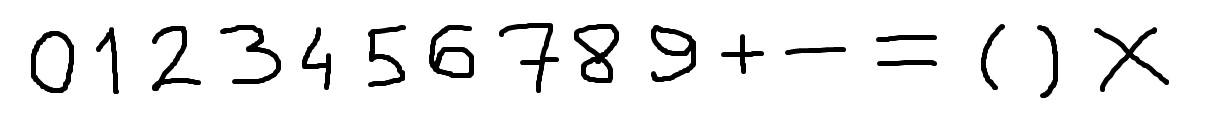
#> input picture v4/images/train.jpg, 1206 x 123 px, found by its file name
$ python v4-reseno1.py   (Python 2 division)   (older library calls are emulated)
#> lines starting #> are read from the running program, lines starting #| are printed output that depends on the picture; after the words box and inside, x2 and y2 are one past the last pixel; in counts of white or black regions, pixels touching at a corner belong together

# coding: utf-8

# In[96]:

#import potrebnih biblioteka
get_ipython().magic(u'matplotlib inline')
import cv2
import collections
import numpy as np
import scipy as sc
import matplotlib.pyplot as plt
from scipy.spatial import distance

# k-means
from sklearn.cluster import KMeans

# keras
from keras.models import Sequential
from keras.layers.core import Dense,Activation
from keras.optimizers import SGD

import matplotlib.pylab as pylab
pylab.rcParams['figure.figsize'] = 16, 12 # za prikaz većih slika i plotova, zakomentarisati ako nije potrebno


# In[97]:

#Funkcionalnost implementirana u V1
def load_image(path):
#> called with path = 'images/train.jpg'
    return cv2.cvtColor(cv2.imread(path), cv2.COLOR_BGR2RGB)
#> returned value is the input picture: shape (123, 1206, 3); min 0, max 255, mean 236.7
def image_gray(image):
    return cv2.cvtColor(image, cv2.COLOR_RGB2GRAY)
#> returned value: shape (123, 1206)
def image_bin(image_gs):
    ret,image_bin = cv2.threshold(image_gs, 127, 255, cv2.THRESH_BINARY)
    return image_bin
def image_bin_adaptive(image_gs):
    image_bin = cv2.adaptiveThreshold(image_gs, 255, cv2.ADAPTIVE_THRESH_MEAN_C, cv2.THRESH_BINARY, 35, 10)
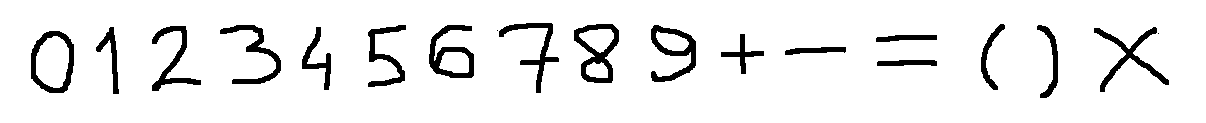
#> image_bin: shape (123, 1206); 92.5% white; 19 black regions (2 under 20 px), largest, box (x1, y1, x2, y2) and area: (574, 24, 619, 83) 1012, (1094, 27, 1169, 92) 941, (429, 25, 474, 78) 937
    return image_bin
def invert(image):
    return 255-image
# [5 lines left out: function display_image, not called in this run]
def dilate(image):
    kernel = np.ones((3,3)) # strukturni element 3x3 blok
    return cv2.dilate(image, kernel, iterations=1)
def erode(image):
    kernel = np.ones((3,3)) # strukturni element 3x3 blok
    return cv2.erode(image, kernel, iterations=1)

#Funkcionalnost implementirana u V2
def resize_region(region):
    resized = cv2.resize(region,(28,28), interpolation = cv2.INTER_NEAREST)
    return resized
def scale_to_range(image):
    return image / 255
def matrix_to_vector(image):
    return image.flatten()
# [5 lines left out: function prepare_for_ann, not called in this run]
def convert_output(outputs):
    return np.eye(len(outputs))
def winner(output):
    return max(enumerate(output), key=lambda x: x[1])[0]

def remove_noise(binary_image):
    ret_val = erode(binary_image)
#> in erode, `kernel = np.ones((3,3))`: kernel = [[1, 1, 1], [1, 1, 1], [1, 1, 1]]
#> in erode, `return cv2.erode(image, kernel, iterations=1)`:
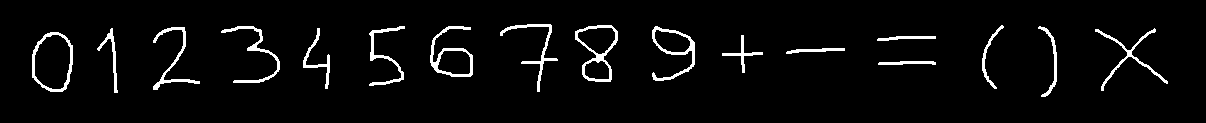
#> returned value: shape (123, 1206); 4.2% white; 17 white regions
    return ret_val


# In[98]:

# Uklanjanje šuma
img_train = load_image('images/train.jpg')
img_train_bin = remove_noise(invert(image_bin_adaptive(image_gray(img_train))))
#display_image(img_train_bin)


# In[99]:

# TODO 2
def merge_regions(contours):
    '''Funkcija koja vrši spajanje kukica i kvačica sa osnovnim karakterima
    Args:
        contours: skup svih kontura (kontura - niz tacaka bele boje)
    Return:
        ret_val: skup kontura sa spojenim kukicama i kvacicama'''
    ret_val = []
    merged_index = [] #lista indeksa kontura koje su već spojene sa nekim

    for i,contour1 in enumerate(contours): #slova
        if i in merged_index:
            continue
        min_x1 = min(contour1[:,0])
        max_x1 = max(contour1[:,0])
        min_y1 = min(contour1[:,1])
        max_y1 = max(contour1[:,1])
        for j,contour2 in enumerate(contours): #kukice
            if j in merged_index or i == j:
                continue
            min_x2 = min(contour2[:,0])
            max_x2 = max(contour2[:,0])
            min_y2 = min(contour2[:,1])
            max_y2 = max(contour2[:,1])

            #TODO 2 - izvršiti spajanje kukica iznad slova
            #spajanje dva niza je moguće obaviti funkcijom np.concatenate((contour1,contour2))


            if (min_y1-max_y2)<max(max_y1-min_y1,max_y2-min_y2)/2             and (min_x2>min_x1-5 and max_x2<max_x1+5):
                #spajanje kontura
                ret_val.append(np.concatenate((contour1,contour2)))
                merged_index.append(i)
                merged_index.append(j)


    #svi regioni koji se nisu ni sa kim spojili idu u listu kontura, bez spajanja
    for idx,contour in enumerate(contours):
        if idx not in merged_index:
            ret_val.append(contour)

    return ret_val


# In[100]:

def rotate_regions(contours,angles,centers,sizes):
    '''Funkcija koja vrši rotiranje regiona oko njihovih centralnih tačaka
    Args:
        contours: skup svih kontura [kontura1, kontura2, ..., konturaN]
        angles:   skup svih uglova nagiba kontura [nagib1, nagib2, ..., nagibN]
        centers:  skup svih centara minimalnih pravougaonika koji su opisani
                  oko kontura [centar1, centar2, ..., centarN]
        sizes:    skup parova (height,width) koji predstavljaju duzine stranica minimalnog
                  pravougaonika koji je opisan oko konture [(h1,w1), (h2,w2), ...,(hN,wN)]
    Return:
        ret_val: rotirane konture'''
    ret_val = []
    for idx, contour in enumerate(contours):

        angle = angles[idx]
        cx,cy = centers[idx]
        height, width = sizes[idx]
        if width<height:
            angle+=90

        # Rotiranje svake tačke regiona oko centra rotacije
        alpha = np.pi/2 - abs(np.radians(angle))
        region_points_rotated = np.ndarray((len(contour), 2), dtype=np.int16)
        for i, point in enumerate(contour):
            x = point[0]
            y = point[1]

            #TODO 1 - izračunati koordinate tačke nakon rotacije
            rx = np.sin(alpha)*(x-cx) - np.cos(alpha)*(y-cy) + cx
            ry = np.cos(alpha)*(x-cx) + np.sin(alpha)*(y-cy) + cy


            region_points_rotated[i] = [rx,ry]
        ret_val.append(region_points_rotated)


    return ret_val


# In[101]:

# TODO 3
def select_roi(image_orig, image_bin):

    img, contours_borders, hierarchy = cv2.findContours(image_bin.copy(), cv2.RETR_EXTERNAL, cv2.CHAIN_APPROX_NONE)
#> contours_borders = 17 contours; largest, box (x1, y1, x2, y2) and area: (32, 32, 73, 92) 1938, (575, 25, 618, 82) 1505, (430, 26, 473, 77) 1052, (652, 26, 695, 81) 953, (1095, 28, 1168, 91) 326

    contours = []
    contour_angles = []
    contour_centers = []
    contour_sizes = []
    for contour in contours_borders:
        center, size, angle = cv2.minAreaRect(contour)
        xt,yt,h,w = cv2.boundingRect(contour)


        region_points = []
        for i in range (xt,xt+h):
            for j in range(yt,yt+w):
                dist = cv2.pointPolygonTest(contour,(i,j),False)
                if dist>=0 and image_bin[j,i]==255: # da li se tacka nalazi unutar konture?
                    region_points.append([i,j])
        contour_centers.append(center)
        contour_angles.append(angle)
        contour_sizes.append(size)
        contours.append(region_points)
#> this loop made 17 passes
#> (center, size, angle, xt, yt, h, w) on passes 1 to 12: ((906.5, 62.5), (3, 57), -90, 878, 61, 58, 4), ((815, 49.79), (58.19, 3.71), -3.24, 786, 48, 59, 6), ((906, 37.41), (58.12, 3.66), -2.44, 877, 36, 59, 5), ((742, 53.5), (28.91, 30.48), -48.18, 722, 35, 41, 38), ((52, 61.5), (59, 40), -90, 32, 32, 41, 60), ((1131, 56.24), (66.57, 61.5), -5.81, 1095, 28, 73, 63), ((316, 58), (60, 26), -90, 303, 28, 27, 61), ((107.2, 60.76), (17.67, 64.27), -6.34, 97, 28, 21, 65), ((172, 56.86), (46.67, 59.4), -8.13, 153, 27, 47, 63), ((1047.9, 60.74), (16.92, 70.2), -2.53, 1038, 26, 19, 71), ((673, 53), (54, 42), -90, 652, 26, 43, 55), ((451, 51), (50, 42), -90, 430, 26, 43, 51)
#> after the loop, contour_angles = [-90, -3.24, -2.44, -48.18, -90, -5.81, -90, -6.34, -8.13, -2.53, -90, -90, -90, -13.5, -83.45, -90, -33.45]; contour_centers = [(906.5, 62.5), (815, 49.79), (906, 37.41), (742, 53.5), (52, 61.5), (1131, 56.24), (316, 58), (107.2, 60.76), (172, 56.86), (1047.9, 60.74), (673, 53), (451, 51), (386.5, 55.5), (251.6, 53.08), (991, 55.7), (596, 53), (538, 48.93)]; contour_sizes = [(3, 57), (58.19, 3.71), (58.12, 3.66), (28.91, 30.48), (59, 40), (66.57, 61.5), (60, 26), (17.67, 64.27), (46.67, 59.4), (16.92, 70.2), (54, 42), (50, 42), (59, 35), (49.63, 59.7), (63.5, 17.33), (56, 42), (48.06, 71.31)]; contours = 17 items

    #Postavljanje kontura u vertikalan polozaj
    contours = rotate_regions(contours, contour_angles, contour_centers, contour_sizes)
#> the loop in rotate_regions, `for idx, contour in enumerate(contours): ` made 17 passes
#> (angle, cx, cy, height, width, alpha) on passes 1 to 12: (-90, 906.5, 62.5, 3, 57, 0), (86.76, 815, 49.79, 58.19, 3.71, 0.0565), (87.56, 906, 37.41, 58.12, 3.66, 0.0425), (-48.18, 742, 53.5, 28.91, 30.48, 0.73), (0, 52, 61.5, 59, 40, 1.57), (84.19, 1131, 56.24, 66.57, 61.5, 0.101), (0, 316, 58, 60, 26, 1.57), (-6.34, 107.2, 60.76, 17.67, 64.27, 1.46), (-8.13, 172, 56.86, 46.67, 59.4, 1.43), (-2.53, 1047.9, 60.74, 16.92, 70.2, 1.53), (0, 673, 53, 54, 42, 1.57), (0, 451, 51, 50, 42, 1.57)

    #spajanje kukica i kvacica
    contours = merge_regions(contours)
#> the loop in merge_regions, `for i,contour1 in enumerate(contours):` made 17 passes
#> (min_x1, max_x1, min_y1, max_y1) on passes 1, 2, 4, 5, 6, 7, 8, 9, 10, 11, 12, 13: (905, 908, 34, 91), (810, 818, 20, 78), (727, 756, 38, 68), (32, 72, 32, 91), (1094, 1161, 17, 94), (303, 329, 28, 88), (98, 116, 28, 92), (148, 195, 27, 86), (1039, 1056, 25, 95), (652, 694, 26, 80), (430, 472, 26, 76), (369, 404, 26, 85)
#> after the loop in merge_regions, `for i,contour1 in enumerate(contours):`: merged_index = [0, 2]; ret_val = 1 item
#> the loop in merge_regions, `for idx,contour in enumerate(contours):` made 17 passes
#> after the loop in merge_regions, `for idx,contour in enumerate(contours):`: ret_val = 16 items
#> contours = 16 items

    regions_dict = {}
    for contour in contours:

        min_x = min(contour[:,0])
        max_x = max(contour[:,0])
        min_y = min(contour[:,1])
        max_y = max(contour[:,1])

        region = np.zeros((max_y-min_y+1,max_x-min_x+1), dtype=np.int16)
        for point in contour:
            x = point[0]
            y = point[1]

             # TODO 3 - koordinate tacaka regiona prebaciti u relativne koordinate
            '''Pretpostavimo da gornja leva tačka regiona ima apsolutne koordinate (100,100).
            Ako uzmemo tačku sa koordinatama unutar regiona, recimo (105,105), nakon
            prebacivanja u relativne koordinate tačka bi trebala imati koorinate (5,5) unutar
            samog regiona.
            '''
            region[y-min_y,x-min_x] = 255


        regions_dict[min_x] = [resize_region(region), (min_x,min_y,max_x-min_x,max_y-min_y)]
#> this loop made 16 passes
#> pass 1, in resize_region, `resized = cv2.resize(region,(28,28), interpolation = cv2.INTER_NEAREST)`:
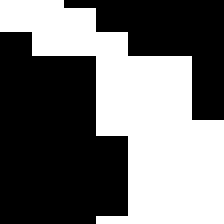
#> resized: shape (28, 28) int16 (shown 8 times larger); 43.9% white; 1 white region, box (x1, y1, x2, y2) and area: (0, 0, 28, 28) 344
#> pass 2, in resize_region (call 2), `resized = cv2.resize(region,(28,28), interpolation = cv2.INTER_NEAREST)`:
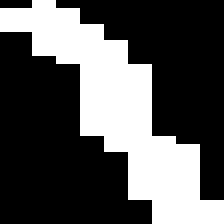
#> resized: shape (28, 28) int16 (shown 8 times larger); 33.3% white; 1 white region, box (x1, y1, x2, y2) and area: (0, 0, 28, 28) 261
#> pass 3, in resize_region (call 3), `resized = cv2.resize(region,(28,28), interpolation = cv2.INTER_NEAREST)`:
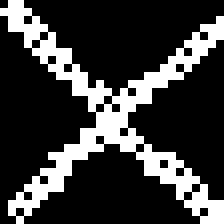
#> resized: shape (28, 28) int16 (shown 8 times larger); 23.2% white in thin lines or dots
#> after the loop:
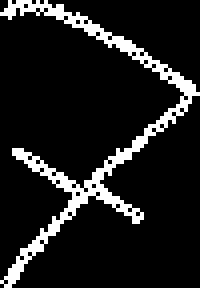
#> region: shape (72, 50) int16 (shown 4 times larger); 11.4% white in thin lines or dots
#> after the loop, regions_dict = 16 items

    sorted_regions_dict = collections.OrderedDict(sorted(regions_dict.items()))
#> sorted_regions_dict = 16 items
    sorted_regions = np.array(sorted_regions_dict.values())

#> (the run stopped early here; a loop or call above may not have finished)
